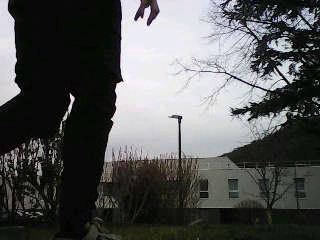
#> input picture frame 55 of OpenCV/input_cam/video_des_deux.mp4, 320 x 240 px
$ python detectionParDiff.py
#> lines starting #> are read from the running program, lines starting #| are printed output that depends on the picture; after the words box and inside, x2 and y2 are one past the last pixel; in counts of white or black regions, pixels touching at a corner belong together
#import opencv librairy
import cv2
import numpy as np
import time
import random

#vid = cv2.VideoCapture("./input_cam/video_mathieu.mp4")
#vid = cv2.VideoCapture("./input_cam/video_mathieu_2.mp4")
vid = cv2.VideoCapture("./input_cam/video_des_deux.mp4")
#vid = cv2.VideoCapture("./input_cam/video_enzo.mp4")

# load images
ret, preLast = vid.read()
#> preLast is the input picture: shape (240, 320, 3); mean B, G, R 86, 86.6, 85.6
ret, lastImage = vid.read()

# ksize
ksize = (15, 15)
lsize = (5, 5)

# do until we want to stop
while(True):
    # Capture frame-by-frame the camera
    ret, image = vid.read()
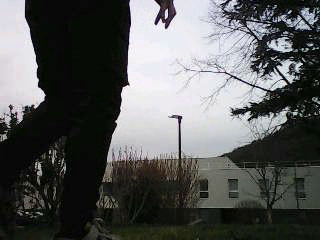
#> input picture frame 57 of OpenCV/input_cam/video_des_deux.mp4, 320 x 240 px
#> image is the input picture: shape (240, 320, 3); mean B, G, R 89.8, 90.5, 89.2
    if(not ret):
        break


    # Using cv2.blur() method
    bluredim = cv2.blur(image, ksize)
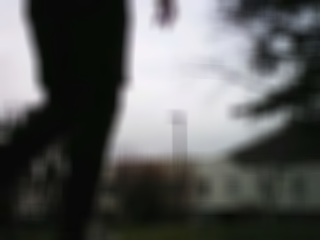
#> bluredim: shape (240, 320, 3); mean B, G, R 89.8, 90.5, 89.2


    # compute difference
    difference = cv2.subtract(preLast, bluredim)
    #difference = cv2.add(lastImage, image)

    # color the mask red
    Conv_hsv_Gray = cv2.cvtColor(difference, cv2.COLOR_BGR2GRAY)
    Conv_hsv_Gray = cv2.blur(Conv_hsv_Gray, lsize)
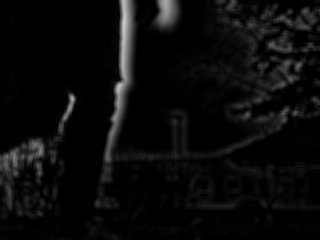
#> Conv_hsv_Gray: shape (240, 320); min 0, max 204, mean 10.7
    ret, mask = cv2.threshold(Conv_hsv_Gray, 255, 255,cv2.THRESH_BINARY_INV |cv2.THRESH_OTSU)
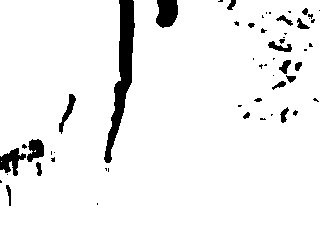
#> mask: shape (240, 320); 94.3% white; 55 black regions (34 under 20 px), largest, box (x1, y1, x2, y2) and area: (104, 0, 135, 163) 1864, (156, 0, 178, 28) 503, (0, 148, 26, 176) 378
#> ret = 47
    difference[mask != 255] = [0, 0, 255]
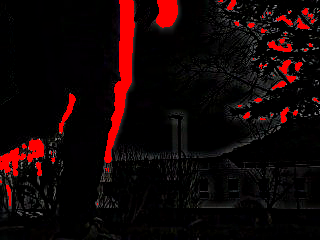
#> difference: shape (240, 320, 3); mean B, G, R 5.4, 5.3, 19.8

    preLast = lastImage.copy()
    lastImage = bluredim.copy()

    # add the red mask to the images to make the differences obvious
    #image[mask != 255] = [0, 0, 255]

    imgray = cv2.cvtColor(difference, cv2.COLOR_BGR2GRAY)
    ret, thresh = cv2.threshold(imgray, 40, 255, 0)
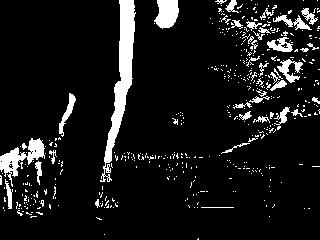
#> thresh: shape (240, 320); 9.5% white; 465 white regions (423 under 20 px)
    contours,hierarchy=cv2.findContours(thresh,cv2.RETR_LIST,cv2.CHAIN_APPROX_SIMPLE)
#> contours = 523 contours, 496 with area under 20; largest, box (x1, y1, x2, y2) and area: (100, 0, 136, 182) 1820, (0, 138, 45, 187) 660, (154, 0, 179, 29) 500, (277, 59, 303, 83) 204, (267, 37, 293, 52) 190


    boundRect = [None]*len(contours)
#> boundRect = 523 items
    for i, c in enumerate(contours):
        contours_poly = cv2.approxPolyDP(c, 3, True)
        boundRect[i] = cv2.boundingRect(contours_poly)
#> this loop made 523 passes
#> contours_poly on passes 2 to 4: [[104, 234]], [[96, 217], [101, 219]], [[269, 216]]
#> after the loop, boundRect = 523 items, first 6: (198, 238, 1, 1), (104, 234, 1, 1), (96, 217, 6, 3), (269, 216, 1, 1), (30, 216, 7, 2), (36, 212, 7, 3)
    for i in range(len(contours)):
        cv2.rectangle(image, (int(boundRect[i][0]), int(boundRect[i][1])), (int(boundRect[i][0]+boundRect[i][2]), int(boundRect[i][1]+boundRect[i][3])), (255,255,255), 2)
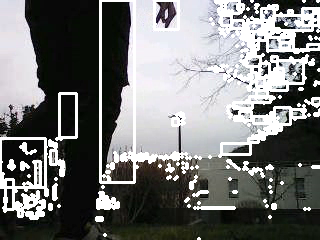
#> image: shape (240, 320, 3); 16.95% of pixels changed, all inside (x1, y1, x2, y2) = (0, 0, 320, 240)


    cv2.imshow('frame',image)
    time.sleep(0.1)
    if cv2.waitKey(1) & 0xFF == ord('q'):
#> (key q is pressed here)
        break

$ run again, starting later in the video
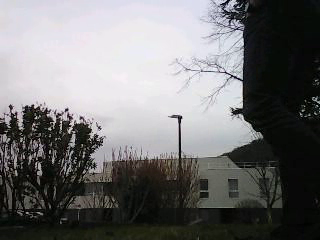
#> input picture frame 247 of OpenCV/input_cam/video_des_deux.mp4, 320 x 240 px
#> preLast is the input picture: shape (240, 320, 3); mean B, G, R 114.7, 114.3, 114.7
#> `ret, mask = cv2.threshold(Conv_hsv_Gray, 255, 255,cv2.THRESH_BINARY_IN..`:
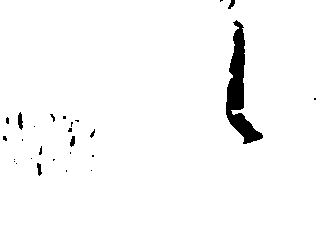
#> mask: shape (240, 320); 97.3% white; 27 black regions (21 under 20 px), largest, box (x1, y1, x2, y2) and area: (226, 20, 263, 144) 1706, (18, 112, 23, 130) 63, (37, 163, 42, 176) 42, (70, 136, 75, 147) 40, (228, 0, 235, 9) 36, (90, 129, 95, 138) 21
#> ret = 53
#> thresh: shape (240, 320); 6% white; 376 white regions (342 under 20 px)
#> contours = 404 contours, 388 with area under 20; largest, box (x1, y1, x2, y2) and area: (224, 19, 263, 147) 1762, (16, 107, 24, 131) 86, (35, 161, 42, 185) 57, (88, 124, 102, 141) 54, (67, 115, 83, 134) 54
#> `boundRect = [None]*len(contours)`: boundRect = 404 items
#> the loop `for i, c in enumerate(contours):` made 404 passes
#> contours_poly on passes 3, 4, 6: [[61, 219], [66, 218]], [[270, 216]], [[78, 213], [78, 219]]
#> after the loop `for i, c in enumerate(contours):`: boundRect = 404 items, first 6: (198, 238, 1, 1), (60, 221, 1, 1), (61, 218, 6, 2), (270, 216, 1, 1), (34, 216, 1, 1), (78, 213, 1, 7)
#> after the loop `for i in range(len(contours)):`:
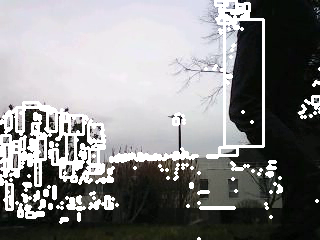
#> image: shape (240, 320, 3); mean B, G, R 133.9, 133.6, 133.7

$ run again, starting later in the video
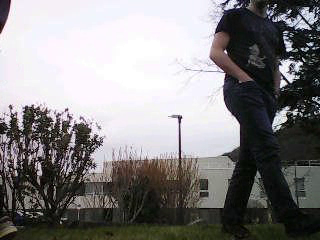
#> input picture frame 440 of OpenCV/input_cam/video_des_deux.mp4, 320 x 240 px
#> preLast is the input picture: shape (240, 320, 3); mean B, G, R 131.6, 131, 133
#> `ret, mask = cv2.threshold(Conv_hsv_Gray, 255, 255,cv2.THRESH_BINARY_IN..`:
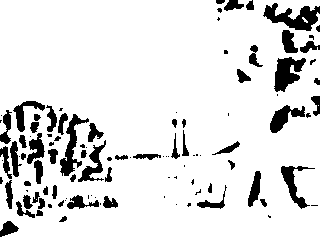
#> mask: shape (240, 320); 88.2% white; 106 black regions (46 under 20 px), largest, box (x1, y1, x2, y2) and area: (263, 3, 320, 31) 797, (274, 57, 306, 92) 660, (60, 114, 89, 176) 596
#> ret = 24
#> thresh: shape (240, 320); 13.2% white; 259 white regions (207 under 20 px)
#> contours = 280 contours, 234 with area under 20; largest, box (x1, y1, x2, y2) and area: (0, 101, 57, 209) 858, (263, 3, 320, 31) 740, (274, 56, 306, 92) 600, (58, 114, 89, 182) 586, (27, 122, 45, 185) 452
#> `boundRect = [None]*len(contours)`: boundRect = 280 items
#> the loop `for i, c in enumerate(contours):` made 280 passes
#> contours_poly on passes 2 to 4: [[192, 223]], [[194, 222]], [[18, 226], [7, 221], [0, 236], [16, 231]]
#> after the loop `for i, c in enumerate(contours):`: boundRect = 280 items, first 6: (21, 226, 1, 1), (192, 223, 1, 1), (194, 222, 1, 1), (0, 221, 19, 16), (271, 220, 1, 1), (196, 220, 1, 1)
#> after the loop `for i in range(len(contours)):`:
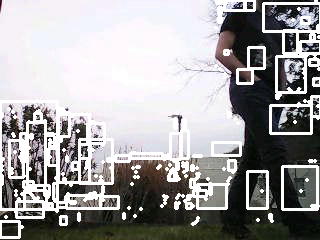
#> image: shape (240, 320, 3); mean B, G, R 159.3, 158.2, 159.8
